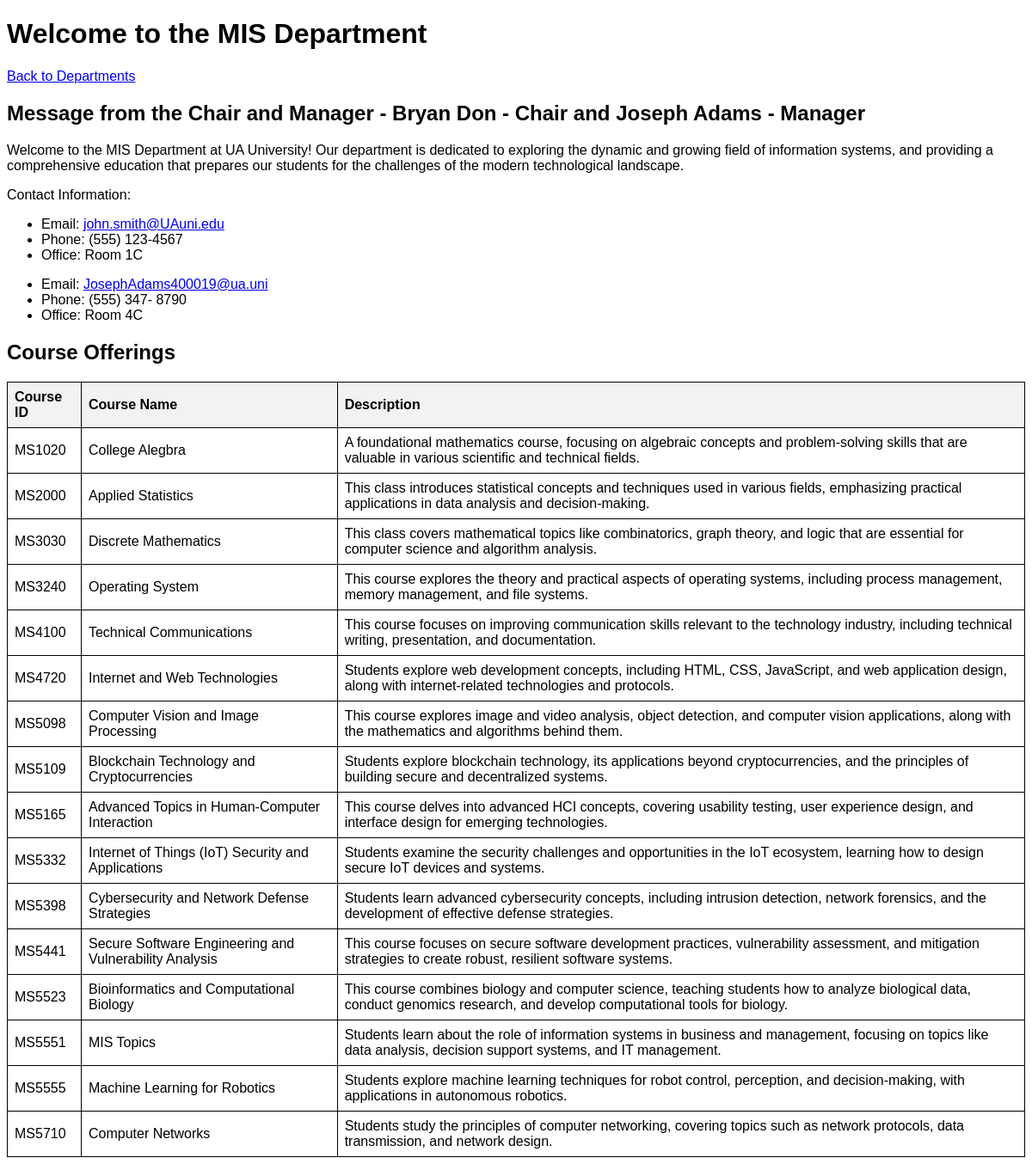
Before: /Systemsproject/mis_departmentinfo1.php with the older database file.
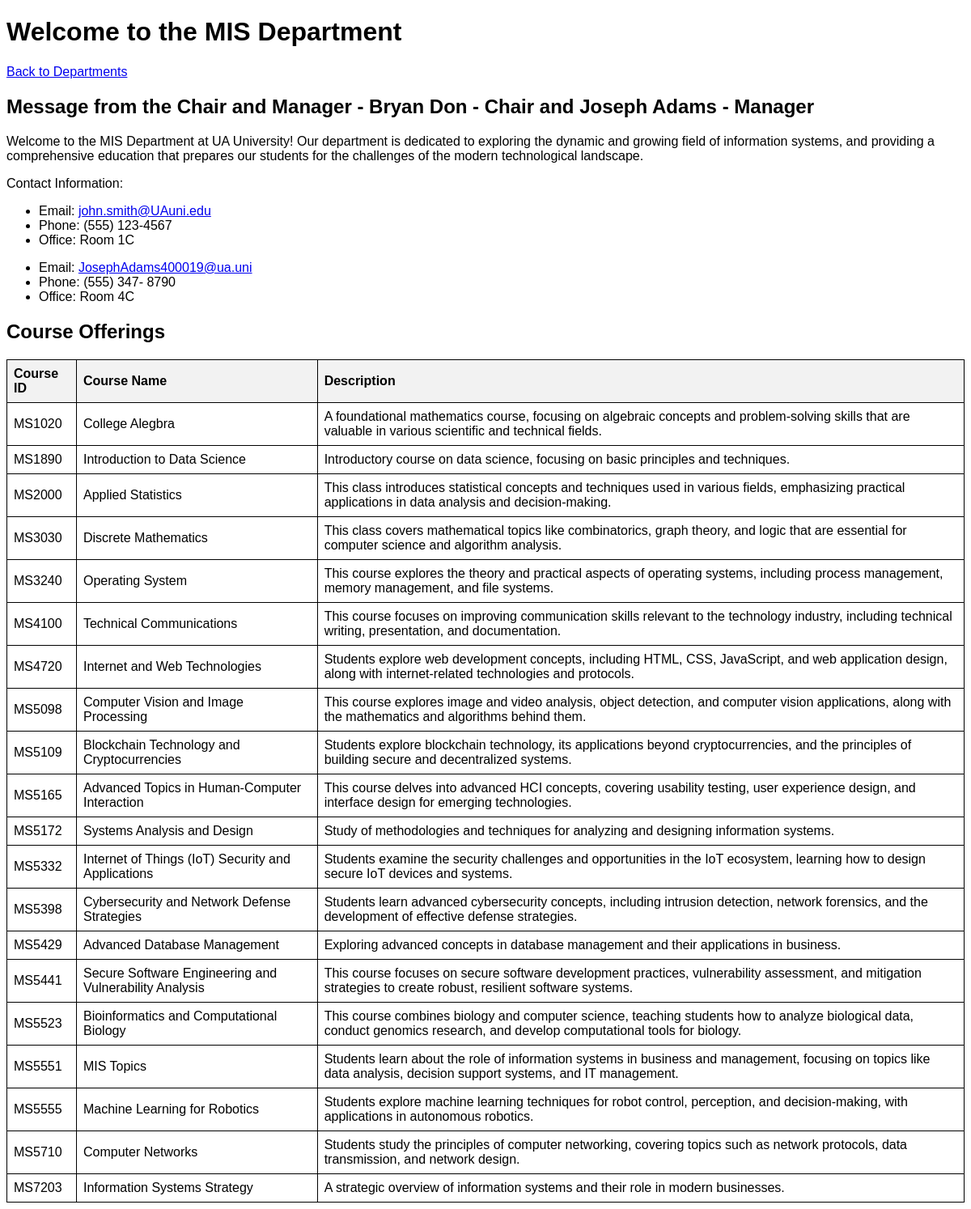
After: the same page with the newer database file.
### tables this page shows
CREATE TABLE `course` (
  `CourseID` varchar(100) NOT NULL,
  `CourseName` varchar(100) DEFAULT NULL,
  `DeptID` varchar(25) DEFAULT NULL,
  `Credits` int(11) DEFAULT NULL,
  `Description` varchar(5000) DEFAULT NULL,
  `CourseType` varchar(100) DEFAULT NULL
);

### Systemsproject/mis_departmentinfo1.php (the view, shortened to what this page needs)
<?php
@include 'config1.php';
$misCoursesQuery = "SELECT * FROM course WHERE DeptID = 'MIS'";
$misCoursesResult = mysqli_query($conn, $misCoursesQuery);
$misCourses = [];
while ($course = mysqli_fetch_assoc($misCoursesResult)) {
    $misCourses[] = $course;
}
?>
<!DOCTYPE html>
<html lang="en">
<head>
</head>
<body>
    <header>
        <div class="header">
            <h1>Welcome to the MIS Department</h1>
            <a href="student_departments1.php" class="back-button">Back to Departments</a>
        </div>
    </header>
    <main>
    <main>
        <section>
            <h2>Message from the Chair and Manager - Bryan Don - Chair and Joseph Adams - Manager</h2>
            <p>Welcome to the MIS Department at UA University! Our department is dedicated to exploring the dynamic and growing field of information systems, and providing a comprehensive education that prepares our students for the challenges of the modern technological landscape.</p>
            <p>Contact Information:</p>
            <ul>
                <li>Email: <a href="mailto:john.smith@UAuni.edu">john.smith@UAuni.edu</a></li>
                <li>Phone: (555) 123-4567</li>
                <li>Office: Room 1C</li>
            </ul>
            <ul>
                <li>Email: <a href="mailto:JosephAdams400019@ua.uni">JosephAdams400019@ua.uni</a></li>
                <li>Phone: (555) 347- 8790</li>
                <li>Office: Room 4C</li>
            </ul>
        </section>
        <section>
            <h2>Course Offerings</h2>
            <table>
                <tr>
                    <th>Course ID</th>
                    <th>Course Name</th>
                    <th>Description</th>
                </tr>
                <?php foreach ($misCourses as $course): ?>
                <tr>
                    <td><?php echo $course['CourseID']; ?></td>
                    <td><?php echo $course['CourseName']; ?></td>
                    <td><?php echo $course['Description']; ?></td>
                </tr>
                <?php endforeach; ?>
            </table>
        </section>
    </main>
</body>
</html>

### Systemsproject/mis_departmentinfo1.php (style rules this page uses)
body { font-family: Arial, sans-serif; }
table { width: 100%; border-collapse: collapse; }
table, th, td { border: 1px solid black; }
th, td { padding: 8px; text-align: left; }
th { background-color: #f2f2f2; }

Changed rows visible on the page:
added course: CourseID "MS1890", CourseName "Introduction to Data Science", Description "Introductory course on data science, focusing on basic principles and techniques."
added course: CourseID "MS5172", CourseName "Systems Analysis and Design", Description "Study of methodologies and techniques for analyzing and designing information systems."
added course: CourseID "MS5429", CourseName "Advanced Database Management", Description "Exploring advanced concepts in database management and their applications in business."
added course: CourseID "MS7203", CourseName "Information Systems Strategy", Description "A strategic overview of information systems and their role in modern businesses."
